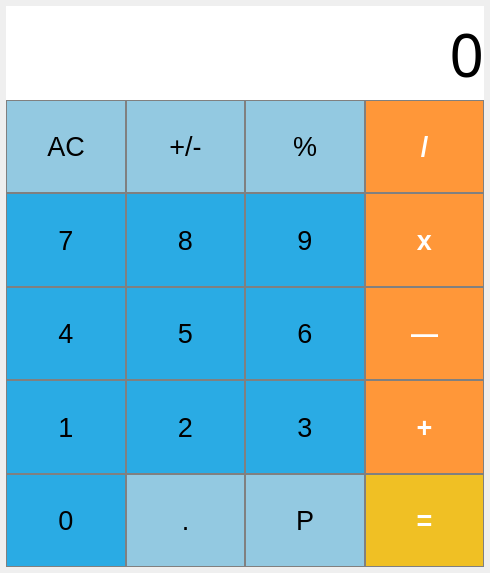
<?xml version="1.0" encoding="UTF-8"?>
<ui version="4.0">
 <class>MainWindow</class>
 <widget class="QMainWindow" name="MainWindow">
  <property name="geometry">
   <rect>
    <x>0</x>
    <y>0</y>
    <width>490</width>
    <height>573</height>
   </rect>
  </property>
  <property name="sizePolicy">
   <sizepolicy hsizetype="Expanding" vsizetype="Expanding">
    <horstretch>0</horstretch>
    <verstretch>0</verstretch>
   </sizepolicy>
  </property>
  <property name="maximumSize">
   <size>
    <width>5000</width>
    <height>5000</height>
   </size>
  </property>
  <property name="windowTitle">
   <string>MainWindow</string>
  </property>
  <widget class="QWidget" name="centralwidget">
   <layout class="QVBoxLayout" name="verticalLayout_2">
    <property name="spacing">
     <number>0</number>
    </property>
    <property name="sizeConstraint">
     <enum>QLayout::SetDefaultConstraint</enum>
    </property>
    <property name="leftMargin">
     <number>6</number>
    </property>
    <property name="topMargin">
     <number>6</number>
    </property>
    <property name="rightMargin">
     <number>6</number>
    </property>
    <property name="bottomMargin">
     <number>6</number>
    </property>
    <item>
     <widget class="QLabel" name="result">
      <property name="sizePolicy">
       <sizepolicy hsizetype="MinimumExpanding" vsizetype="MinimumExpanding">
        <horstretch>0</horstretch>
        <verstretch>0</verstretch>
       </sizepolicy>
      </property>
      <property name="minimumSize">
       <size>
        <width>0</width>
        <height>36</height>
       </size>
      </property>
      <property name="maximumSize">
       <size>
        <width>16777191</width>
        <height>800</height>
       </size>
      </property>
      <property name="font">
       <font>
        <family>Microsoft Tai Le</family>
        <pointsize>45</pointsize>
        <weight>50</weight>
        <bold>false</bold>
       </font>
      </property>
      <property name="styleSheet">
       <string notr="true">background-color: white;</string>
      </property>
      <property name="text">
       <string>0</string>
      </property>
      <property name="textFormat">
       <enum>Qt::AutoText</enum>
      </property>
      <property name="alignment">
       <set>Qt::AlignRight|Qt::AlignTrailing|Qt::AlignVCenter</set>
      </property>
     </widget>
    </item>
    <item>
     <layout class="QHBoxLayout" name="horizontalLayout">
      <property name="spacing">
       <number>0</number>
      </property>
      <item>
       <widget class="QPushButton" name="pushButton_ac">
        <property name="enabled">
         <bool>true</bool>
        </property>
        <property name="sizePolicy">
         <sizepolicy hsizetype="Expanding" vsizetype="Expanding">
          <horstretch>0</horstretch>
          <verstretch>0</verstretch>
         </sizepolicy>
        </property>
        <property name="font">
         <font>
          <pointsize>20</pointsize>
         </font>
        </property>
        <property name="styleSheet">
         <string notr="true">QPushButton {
  background-color: #93C9E1;
	color:black;
  border: 1px solid gray;
}
QPushButton:pressed {

    background-color: qlineargradient(x1: 0, y1: 0, x2: 0, y2: 1,
                                      stop: 0 #90C6D8, stop: 1 #556B6E);
}</string>
        </property>
        <property name="text">
         <string>AC</string>
        </property>
       </widget>
      </item>
      <item>
       <widget class="QPushButton" name="pushButton_rev">
        <property name="sizePolicy">
         <sizepolicy hsizetype="Expanding" vsizetype="Expanding">
          <horstretch>0</horstretch>
          <verstretch>0</verstretch>
         </sizepolicy>
        </property>
        <property name="font">
         <font>
          <pointsize>20</pointsize>
         </font>
        </property>
        <property name="styleSheet">
         <string notr="true">QPushButton {
  background-color: #93C9E1;
	color:black;
  border: 1px solid gray;
}
QPushButton:pressed {

    background-color: qlineargradient(x1: 0, y1: 0, x2: 0, y2: 1,
                                      stop: 0 #90C6D8, stop: 1 #556B6E);
}</string>
        </property>
        <property name="text">
         <string>+/-</string>
        </property>
       </widget>
      </item>
      <item>
       <widget class="QPushButton" name="pushButton_prc">
        <property name="sizePolicy">
         <sizepolicy hsizetype="Expanding" vsizetype="Expanding">
          <horstretch>0</horstretch>
          <verstretch>0</verstretch>
         </sizepolicy>
        </property>
        <property name="font">
         <font>
          <pointsize>20</pointsize>
         </font>
        </property>
        <property name="styleSheet">
         <string notr="true">QPushButton {
  background-color: #93C9E1;
	color:black;
  border: 1px solid gray;
}
QPushButton:pressed {

    background-color: qlineargradient(x1: 0, y1: 0, x2: 0, y2: 1,
                                      stop: 0 #90C6D8, stop: 1 #556B6E);
}</string>
        </property>
        <property name="text">
         <string>%</string>
        </property>
       </widget>
      </item>
      <item>
       <widget class="QPushButton" name="pushButton_del">
        <property name="sizePolicy">
         <sizepolicy hsizetype="Expanding" vsizetype="Expanding">
          <horstretch>0</horstretch>
          <verstretch>0</verstretch>
         </sizepolicy>
        </property>
        <property name="font">
         <font>
          <pointsize>20</pointsize>
          <weight>75</weight>
          <bold>true</bold>
         </font>
        </property>
        <property name="styleSheet">
         <string notr="true">QPushButton {
  background-color: rgb(255, 151, 57);
  color: white; 
  border: 1px solid gray;
}

QPushButton:pressed {
    background-color: qlineargradient(x1: 0, y1: 0, x2: 0, y2: 1,
                                      stop: 0 #FF7832, stop: 1 #FF9739);
}</string>
        </property>
        <property name="text">
         <string>/</string>
        </property>
       </widget>
      </item>
     </layout>
    </item>
    <item>
     <layout class="QHBoxLayout" name="horizontalLayout_6">
      <property name="spacing">
       <number>0</number>
      </property>
      <item>
       <widget class="QPushButton" name="pushButton_7">
        <property name="enabled">
         <bool>true</bool>
        </property>
        <property name="sizePolicy">
         <sizepolicy hsizetype="Expanding" vsizetype="Expanding">
          <horstretch>0</horstretch>
          <verstretch>0</verstretch>
         </sizepolicy>
        </property>
        <property name="font">
         <font>
          <pointsize>20</pointsize>
         </font>
        </property>
        <property name="styleSheet">
         <string notr="true">QPushButton {
  background-color: #2AABE4;
	color:black;
  border: 1px solid gray;
}
QPushButton:pressed {

    background-color: qlineargradient(x1: 0, y1: 0, x2: 0, y2: 1,
                                      stop: 0 #1AAAE3, stop: 1 #556B6E);
}</string>
        </property>
        <property name="text">
         <string>7</string>
        </property>
       </widget>
      </item>
      <item>
       <widget class="QPushButton" name="pushButton_8">
        <property name="sizePolicy">
         <sizepolicy hsizetype="Expanding" vsizetype="Expanding">
          <horstretch>0</horstretch>
          <verstretch>0</verstretch>
         </sizepolicy>
        </property>
        <property name="font">
         <font>
          <pointsize>20</pointsize>
          <weight>50</weight>
          <bold>false</bold>
         </font>
        </property>
        <property name="styleSheet">
         <string notr="true">QPushButton {
  background-color: #2AABE4;
	color:black;
  border: 1px solid gray;
}
QPushButton:pressed {

    background-color: qlineargradient(x1: 0, y1: 0, x2: 0, y2: 1,
                                      stop: 0 #1AAAE3, stop: 1 #556B6E);
}</string>
        </property>
        <property name="text">
         <string>8</string>
        </property>
       </widget>
      </item>
      <item>
       <widget class="QPushButton" name="pushButton_9">
        <property name="sizePolicy">
         <sizepolicy hsizetype="Expanding" vsizetype="Expanding">
          <horstretch>0</horstretch>
          <verstretch>0</verstretch>
         </sizepolicy>
        </property>
        <property name="font">
         <font>
          <pointsize>20</pointsize>
         </font>
        </property>
        <property name="styleSheet">
         <string notr="true">QPushButton {
  background-color: #2AABE4;
	color:black;
  border: 1px solid gray;
}
QPushButton:pressed {

    background-color: qlineargradient(x1: 0, y1: 0, x2: 0, y2: 1,
                                      stop: 0 #1AAAE3, stop: 1 #556B6E);
}</string>
        </property>
        <property name="text">
         <string>9</string>
        </property>
       </widget>
      </item>
      <item>
       <widget class="QPushButton" name="pushButton_um">
        <property name="sizePolicy">
         <sizepolicy hsizetype="Expanding" vsizetype="Expanding">
          <horstretch>0</horstretch>
          <verstretch>0</verstretch>
         </sizepolicy>
        </property>
        <property name="font">
         <font>
          <pointsize>20</pointsize>
          <weight>75</weight>
          <bold>true</bold>
         </font>
        </property>
        <property name="styleSheet">
         <string notr="true">QPushButton {
  background-color: rgb(255, 151, 57);
  color: white; 
  border: 1px solid gray;
}

QPushButton:pressed {
    background-color: qlineargradient(x1: 0, y1: 0, x2: 0, y2: 1,
                                      stop: 0 #FF7832, stop: 1 #FF9739);
}</string>
        </property>
        <property name="text">
         <string>x</string>
        </property>
       </widget>
      </item>
     </layout>
    </item>
    <item>
     <layout class="QHBoxLayout" name="horizontalLayout_2">
      <property name="spacing">
       <number>0</number>
      </property>
      <item>
       <widget class="QPushButton" name="pushButton_4">
        <property name="enabled">
         <bool>true</bool>
        </property>
        <property name="sizePolicy">
         <sizepolicy hsizetype="Expanding" vsizetype="Expanding">
          <horstretch>0</horstretch>
          <verstretch>0</verstretch>
         </sizepolicy>
        </property>
        <property name="font">
         <font>
          <pointsize>20</pointsize>
         </font>
        </property>
        <property name="styleSheet">
         <string notr="true">QPushButton {
  background-color: #2AABE4;
	color:black;
  border: 1px solid gray;
}
QPushButton:pressed {

    background-color: qlineargradient(x1: 0, y1: 0, x2: 0, y2: 1,
                                      stop: 0 #1AAAE3, stop: 1 #556B6E);
}</string>
        </property>
        <property name="text">
         <string>4</string>
        </property>
       </widget>
      </item>
      <item>
       <widget class="QPushButton" name="pushButton_5">
        <property name="sizePolicy">
         <sizepolicy hsizetype="Expanding" vsizetype="Expanding">
          <horstretch>0</horstretch>
          <verstretch>0</verstretch>
         </sizepolicy>
        </property>
        <property name="font">
         <font>
          <pointsize>20</pointsize>
         </font>
        </property>
        <property name="styleSheet">
         <string notr="true">QPushButton {
  background-color: #2AABE4;
	color:black;
  border: 1px solid gray;
}
QPushButton:pressed {

    background-color: qlineargradient(x1: 0, y1: 0, x2: 0, y2: 1,
                                      stop: 0 #1AAAE3, stop: 1 #556B6E);
}</string>
        </property>
        <property name="text">
         <string>5</string>
        </property>
       </widget>
      </item>
      <item>
       <widget class="QPushButton" name="pushButton_6">
        <property name="sizePolicy">
         <sizepolicy hsizetype="Expanding" vsizetype="Expanding">
          <horstretch>0</horstretch>
          <verstretch>0</verstretch>
         </sizepolicy>
        </property>
        <property name="font">
         <font>
          <pointsize>20</pointsize>
         </font>
        </property>
        <property name="styleSheet">
         <string notr="true">QPushButton {
  background-color: #2AABE4;
	color:black;
  border: 1px solid gray;
}
QPushButton:pressed {

    background-color: qlineargradient(x1: 0, y1: 0, x2: 0, y2: 1,
                                      stop: 0 #1AAAE3, stop: 1 #556B6E);
}</string>
        </property>
        <property name="text">
         <string>6</string>
        </property>
       </widget>
      </item>
      <item>
       <widget class="QPushButton" name="pushButton_min">
        <property name="sizePolicy">
         <sizepolicy hsizetype="Expanding" vsizetype="Expanding">
          <horstretch>0</horstretch>
          <verstretch>0</verstretch>
         </sizepolicy>
        </property>
        <property name="font">
         <font>
          <pointsize>20</pointsize>
          <weight>75</weight>
          <bold>true</bold>
         </font>
        </property>
        <property name="styleSheet">
         <string notr="true">QPushButton {
  background-color: rgb(255, 151, 57);
  color: white; 
  border: 1px solid gray;
}

QPushButton:pressed {
    background-color: qlineargradient(x1: 0, y1: 0, x2: 0, y2: 1,
                                      stop: 0 #FF7832, stop: 1 #FF9739);
}</string>
        </property>
        <property name="text">
         <string>—</string>
        </property>
       </widget>
      </item>
     </layout>
    </item>
    <item>
     <layout class="QHBoxLayout" name="horizontalLayout_3">
      <property name="spacing">
       <number>0</number>
      </property>
      <item>
       <widget class="QPushButton" name="pushButton_1">
        <property name="enabled">
         <bool>true</bool>
        </property>
        <property name="sizePolicy">
         <sizepolicy hsizetype="Expanding" vsizetype="Expanding">
          <horstretch>0</horstretch>
          <verstretch>0</verstretch>
         </sizepolicy>
        </property>
        <property name="font">
         <font>
          <pointsize>20</pointsize>
         </font>
        </property>
        <property name="styleSheet">
         <string notr="true">QPushButton {
  background-color: #2AABE4;
	color:black;
  border: 1px solid gray;
}
QPushButton:pressed {

    background-color: qlineargradient(x1: 0, y1: 0, x2: 0, y2: 1,
                                      stop: 0 #1AAAE3, stop: 1 #556B6E);
}</string>
        </property>
        <property name="text">
         <string>1</string>
        </property>
       </widget>
      </item>
      <item>
       <widget class="QPushButton" name="pushButton_2">
        <property name="sizePolicy">
         <sizepolicy hsizetype="Expanding" vsizetype="Expanding">
          <horstretch>0</horstretch>
          <verstretch>0</verstretch>
         </sizepolicy>
        </property>
        <property name="font">
         <font>
          <pointsize>20</pointsize>
         </font>
        </property>
        <property name="styleSheet">
         <string notr="true">QPushButton {
  background-color: #2AABE4;
	color:black;
  border: 1px solid gray;
}
QPushButton:pressed {

    background-color: qlineargradient(x1: 0, y1: 0, x2: 0, y2: 1,
                                      stop: 0 #1AAAE3, stop: 1 #556B6E);
}</string>
        </property>
        <property name="text">
         <string>2</string>
        </property>
       </widget>
      </item>
      <item>
       <widget class="QPushButton" name="pushButton_3">
        <property name="sizePolicy">
         <sizepolicy hsizetype="Expanding" vsizetype="Expanding">
          <horstretch>0</horstretch>
          <verstretch>0</verstretch>
         </sizepolicy>
        </property>
        <property name="font">
         <font>
          <pointsize>20</pointsize>
         </font>
        </property>
        <property name="styleSheet">
         <string notr="true">QPushButton {
  background-color: #2AABE4;
	color:black;
  border: 1px solid gray;
}
QPushButton:pressed {

    background-color: qlineargradient(x1: 0, y1: 0, x2: 0, y2: 1,
                                      stop: 0 #1AAAE3, stop: 1 #556B6E);
}</string>
        </property>
        <property name="text">
         <string>3</string>
        </property>
       </widget>
      </item>
      <item>
       <widget class="QPushButton" name="pushButton_plus">
        <property name="sizePolicy">
         <sizepolicy hsizetype="Expanding" vsizetype="Expanding">
          <horstretch>0</horstretch>
          <verstretch>0</verstretch>
         </sizepolicy>
        </property>
        <property name="font">
         <font>
          <pointsize>20</pointsize>
          <weight>75</weight>
          <bold>true</bold>
         </font>
        </property>
        <property name="styleSheet">
         <string notr="true">QPushButton {
  background-color: rgb(255, 151, 57);
  color: white; 
  border: 1px solid gray;
}

QPushButton:pressed {
    background-color: qlineargradient(x1: 0, y1: 0, x2: 0, y2: 1,
                                      stop: 0 #FF7832, stop: 1 #FF9739);
}</string>
        </property>
        <property name="text">
         <string>+</string>
        </property>
       </widget>
      </item>
     </layout>
    </item>
    <item>
     <layout class="QHBoxLayout" name="horizontalLayout_5">
      <property name="spacing">
       <number>0</number>
      </property>
      <item>
       <widget class="QPushButton" name="pushButton_0">
        <property name="enabled">
         <bool>true</bool>
        </property>
        <property name="sizePolicy">
         <sizepolicy hsizetype="Expanding" vsizetype="Expanding">
          <horstretch>0</horstretch>
          <verstretch>0</verstretch>
         </sizepolicy>
        </property>
        <property name="maximumSize">
         <size>
          <width>6500</width>
          <height>16777215</height>
         </size>
        </property>
        <property name="font">
         <font>
          <pointsize>20</pointsize>
         </font>
        </property>
        <property name="styleSheet">
         <string notr="true">QPushButton {
  background-color: #2AABE4;
	color:black;
  border: 1px solid gray;
}
QPushButton:pressed {

    background-color: qlineargradient(x1: 0, y1: 0, x2: 0, y2: 1,
                                      stop: 0 #1AAAE3, stop: 1 #556B6E);
}</string>
        </property>
        <property name="text">
         <string>0</string>
        </property>
       </widget>
      </item>
      <item>
       <widget class="QPushButton" name="pushButton_39">
        <property name="sizePolicy">
         <sizepolicy hsizetype="Expanding" vsizetype="Expanding">
          <horstretch>0</horstretch>
          <verstretch>0</verstretch>
         </sizepolicy>
        </property>
        <property name="font">
         <font>
          <pointsize>20</pointsize>
         </font>
        </property>
        <property name="styleSheet">
         <string notr="true">QPushButton {
  background-color: #93C9E1;
	color:black;
  border: 1px solid gray;
}
QPushButton:pressed {

    background-color: qlineargradient(x1: 0, y1: 0, x2: 0, y2: 1,
                                      stop: 0 #90C6D8, stop: 1 #556B6E);
}</string>
        </property>
        <property name="text">
         <string>.</string>
        </property>
       </widget>
      </item>
      <item>
       <widget class="QPushButton" name="pushButton_40">
        <property name="sizePolicy">
         <sizepolicy hsizetype="Expanding" vsizetype="Expanding">
          <horstretch>0</horstretch>
          <verstretch>0</verstretch>
         </sizepolicy>
        </property>
        <property name="font">
         <font>
          <pointsize>20</pointsize>
         </font>
        </property>
        <property name="styleSheet">
         <string notr="true">QPushButton {
  background-color: #93C9E1;
	color:black;
  border: 1px solid gray;
}
QPushButton:pressed {

    background-color: qlineargradient(x1: 0, y1: 0, x2: 0, y2: 1,
                                      stop: 0 #90C6D8, stop: 1 #556B6E);
}</string>
        </property>
        <property name="text">
         <string>Р</string>
        </property>
       </widget>
      </item>
      <item>
       <widget class="QPushButton" name="pushButton_res">
        <property name="sizePolicy">
         <sizepolicy hsizetype="Expanding" vsizetype="Expanding">
          <horstretch>0</horstretch>
          <verstretch>0</verstretch>
         </sizepolicy>
        </property>
        <property name="font">
         <font>
          <pointsize>20</pointsize>
          <weight>75</weight>
          <bold>true</bold>
         </font>
        </property>
        <property name="styleSheet">
         <string notr="true">QPushButton {
  background-color: #F0C024;
  color: white; 
  border: 1px solid gray;
}

QPushButton:pressed {
    background-color: qlineargradient(x1: 0, y1: 0, x2: 0, y2: 1,
                                      stop: 0 #FF7832, stop: 1 #FF9739);
}</string>
        </property>
        <property name="text">
         <string>=</string>
        </property>
       </widget>
      </item>
     </layout>
    </item>
   </layout>
  </widget>
 </widget>
 <resources/>
 <connections/>
</ui>
